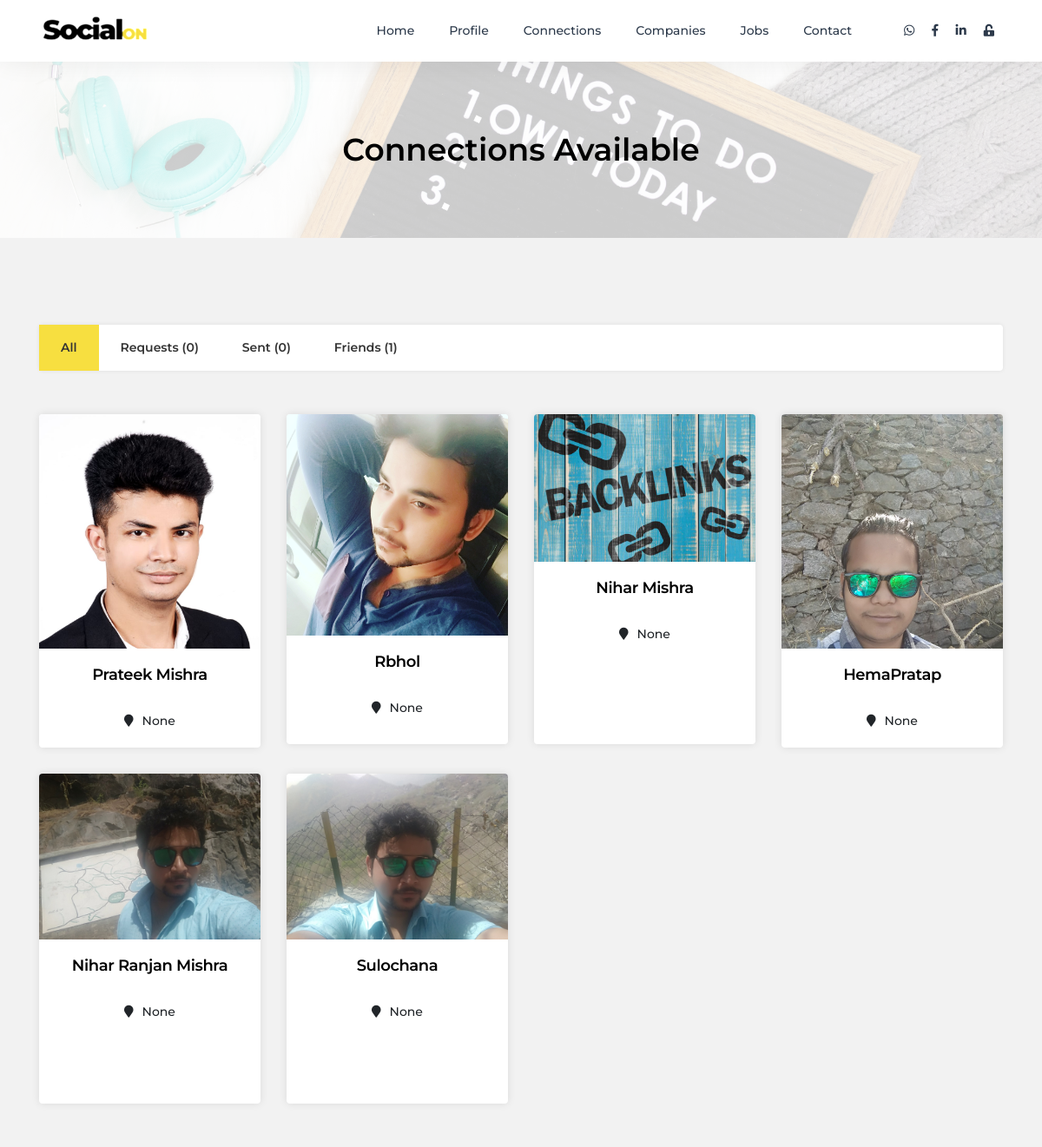
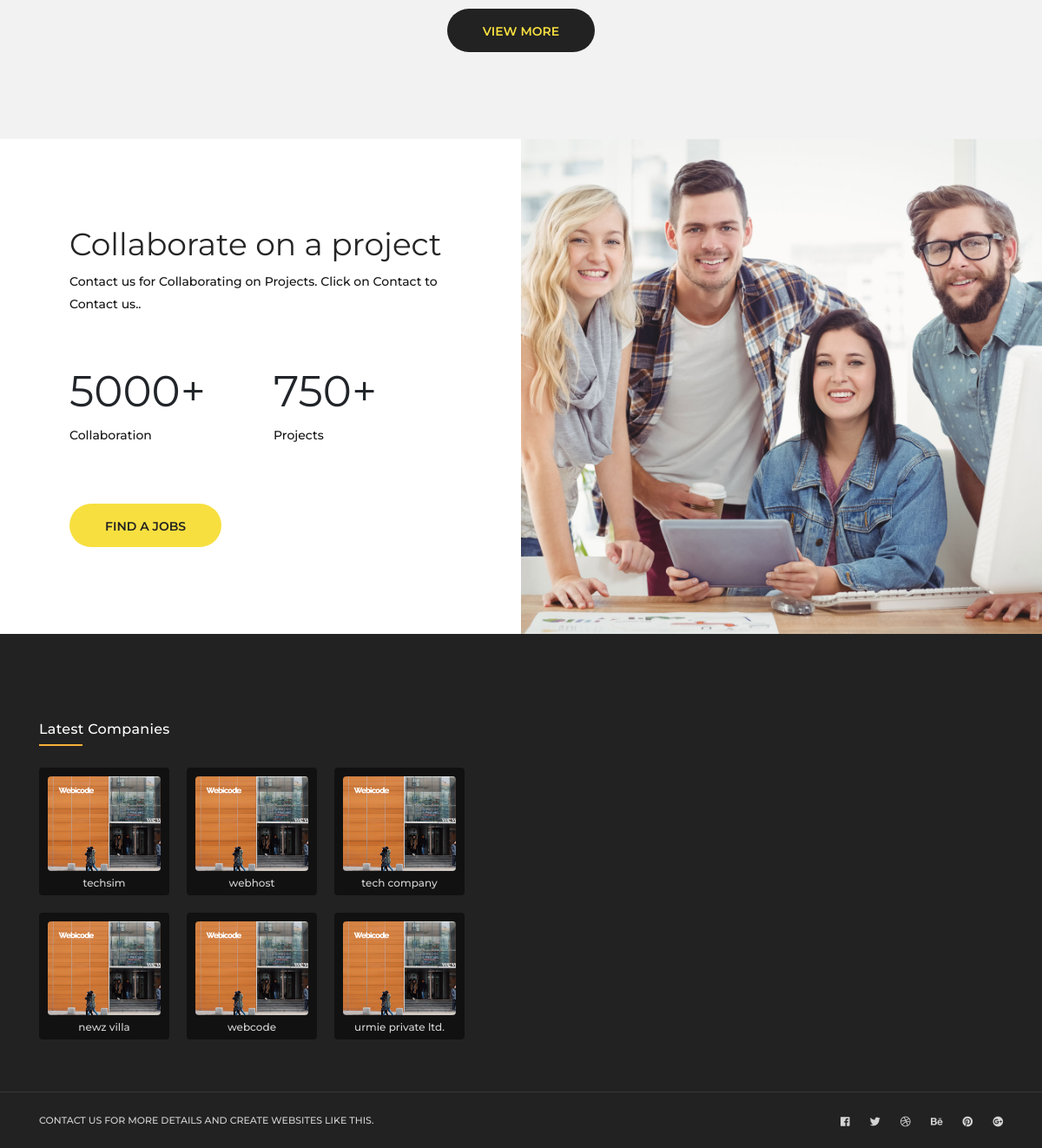
/professional_html/all/ (signed in), run on the app's committed database (2 pictures, top to bottom).
### Connect/models.py (models this page shows, shortened)
class UserDataBase(models.Model):
    usr = models.ForeignKey(User, on_delete=models.CASCADE, null=True, blank=True)
    name = models.CharField(max_length=150, null=True, blank=True)
    user_title = models.CharField(max_length=100, null=True, blank=True)
    email = models.EmailField(null=True, blank=True)
    number = models.IntegerField(null=True, blank=True)
    image = models.ImageField(null=True, blank=True)
    about = models.TextField(null=True, blank=True)
    dob = models.DateField(null=True, blank=True)
    location = models.CharField(max_length=200, null=True, blank=True)
    experience = models.CharField(max_length=150, null=True, blank=True)
    company = models.CharField(max_length=150, null=True, blank=True)
    degree = models.CharField(max_length=150, null=True, blank=True)
    website = models.CharField(max_length=100, null=True, blank=True)
    facebook_ac = models.CharField(max_length=100, null=True, blank=True)
    whatshapp_ac = models.CharField(max_length=100, null=True, blank=True)
    google_ac = models.CharField(max_length=100, null=True, blank=True)
    instagram_ac = models.CharField(max_length=100, null=True, blank=True)
    linkedin_ac = models.CharField(max_length=100, null=True, blank=True)
    class Meta:
        verbose_name = "UserData"
        verbose_name_plural = "UserDataBase"

### Connect/views.py (the view)
# urls.py: path('professional_html/<str:what>/', All_Professional_Html, name="professional_html"),
def All_Professional_Html(request, what):
    if not request.user.is_authenticated:
        return redirect("login")
    logged_in_user = User.objects.get(username=request.user.username)
    me = UserDataBase.objects.get(usr=logged_in_user)
    con_request = Connections.objects.filter(receiver=me, status="Sent")
    con_sent = Connections.objects.filter(sender=me, status="Sent")
    con_friend = Connections.objects.filter(Q(sender=me, status="friend") | Q(receiver=me, status="friend")).order_by( "-date")
    data = ""
    if what == "all":
        data = UserDataBase.objects.all()
    follow_request = User_Follow.objects.filter(followers=me)
    Follow_sent = User_Follow.objects.filter(following=me)
    Dict = {
        "all_users": data, "what": what, "con_request": con_request, "con_sent": con_sent,
        "con_friend": con_friend, "me": me, "follow_request": follow_request, "Follow_sent": Follow_sent
    }
    return render(request, "professionals_html.html", Dict)

### Connect/templates/professionals_html.html (shortened to what this page needs)
{% extends 'base.html' %}
{% load static %}
{% block body %}
  <div id="content">
    <section class="sub-bnr">
      <div class="container">
        <h2>Connections Available</h2>
      </div>
    </section>
    <main class="cd-main-content">
      <section class="padding-top-100 padding-bottom-100">
        <div class="container">
          <div class="cd-tab-filter-wrapper filter-wrapper">
            <div class="cd-tab-filter">
              <ul class="cd-filters">
                {% if what == "all" %}
                    <li class="filter" ><a class="selected" href="{% url 'professional_html' 'all' %}">All</a></li>
                {% else %}
                    <li class="filter" ><a class="" href="{% url 'professional_html' 'all' %}">All</a></li>
                {% endif %}
                {% if what == "myreceived" %}
                    <li class="filter" >
                        <a class="selected" href="{% url 'professional_html' 'myreceived' %}">Requests ({{ con_request.count }})</a>
                    </li>
                {% else %}
                    <li class="filter">
                  <a href="{% url 'professional_html' 'myreceived' %}">Requests ({{ con_request.count }})</a>
                    </li>
                {% endif %}
                <li class="filter" ><a href="{% url 'professional_html' 'Sent' %}">Sent ({{ con_sent.count }})</a></li>
                <li class="filter" ><a href="{% url 'professional_html' 'Friends' %}">Friends ({{ con_friend.count }})</a></li>
              </ul>
            </div>
          </div>
          <section class="cd-gallery">
            <ul>
            {% if what == "all" %}
                {% for p in all_users %}
                    {% if p.usr.username != request.user.username %}
                        <li class="mix">
                            <div class="team-inside">
                              <div class="img-sec"> <img src="{{ p.image.url }}" class="img-responsive" alt="{{ p.name }}" >
                              </div>
                              <div class="txt-sec">
                                <h5><a href="#."> {{ p.name }} </a></h5>
                                 <span><i class="fa fa-map-marker"></i>{{ p.location }}</span> </div>
                            </div>
                          </li>
                    {% endif %}
                {% endfor %}
            {% endif %}
            </ul>
            <div class="clearfix"></div>
            <div class="btn-center margin-top-30 text-center"> <a href="#." class="btn btn-inverse">View More</a> </div>
          </section>
        </div>
      </section>
    </main>
    <section class="bg-white">
      <div class="main-page-section half_left_layout">
        <div class="main-half-layout half_right_layout"> </div>
        <div class="main-half-layout-container half_right_layout">
          <div class="about-us-con">
            <h3>Collaborate on a project</h3>
            <p>Contact us for Collaborating on Projects. Click on Contact to Contact us..</p>
            <ul class="count-info row">
              <li class="col"> <span class="counter">5000</span><span>+</span>
                <p>Collaboration</p>
              </li>
              <li class="col"> <span class="counter">750</span><span>+</span>
                <p>Projects</p>
              </li>
            </ul>
            <a href="{% url 'job_lists' %}" class="btn">Find a Jobs</a> </div>
        </div>
      </div>
    </section>
  </div>
    {% endblock %}

### Connect/templates/base.html (shortened to what this page needs)
<!DOCTYPE html>
<html lang="en">
<head>
    {% load static %}
<link href="{% static 'css/bootstrap.min.css' %}" rel="stylesheet">
<link href="{% static 'css/main.css' %}" rel="stylesheet">
<link href="{% static 'fonts/flaticon.css' %}" rel="stylesheet">
<link href="{% static 'css/style.css' %}" rel="stylesheet">
<link href="{% static 'css/responsive.css' %}" rel="stylesheet">
<link href="{% static 'css/all.min.css' %}" rel="stylesheet">
</head>
<body>
<div id="wrap">
  <header class="sticky">
    <div class="container">
      <div class="logo"> <a href="/"><img class="img-responsive" src="{% static 'images/logo-dark.png' %}" style="height: 30px; " alt="" ></a> </div>
      <nav class="navbar ownmenu navbar-expand-lg" id="nav-resposive">
        <div class="collapse navbar-collapse" id="navbarNav" data-parent="#nav-resposive">
          <ul class="nav">
            <li> <a href="{% url 'home' %}" aria-selected="true">Home</a> </li>
            {% if request.user.is_authenticated %}
              <li> <a href="{% url 'UserProfile' request.user.username %}">Profile</a> </li>
            {% endif %}
            <li> <a href="{% url 'professional_html' 'all' %}" aria-selected="true">Connections</a> </li>
            <li> <a href="{% url 'all_companies' %}" aria-selected="true">Companies</a> </li>
            <li> <a href="{% url 'job_lists' %}" aria-selected="true">Jobs </a> </li>
            <li> <a href="{% url 'contact'%}" aria-selected="true">Contact </a> </li>
        <div class="nav-right">
          <div class="collapse navbar-collapse navbar-expand-lg" id="socialNav" data-parent="#nav-resposive">
            {% if request.user.is_authenticated %}
              <div class="social_icons">
              <ul>
                {% if request.user.userdatabase_set.first.whatshapp_ac %}
                <li><a href="{{request.user.userdatabase_set.first.whatshapp_ac}}"><i class="fab fa-whatsapp"></i></a></li>
                {% endif %}
                {% if request.user.userdatabase_set.first.facebook_ac %}
                <li><a href="{{request.user.userdatabase_set.first.facebook_ac}}"><i class="fab fa-facebook-f"></i></a></li>
                {% endif %}
                {% if request.user.userdatabase_set.first.linkedin_ac %}
                <li><a href="{{request.user.userdatabase_set.first.linkedin_ac}}"><i class="fab fa-linkedin-in"></i></a></li>
                {% endif %}
                {% if request.user.is_authenticated %}
                                <li><a href="{% url 'logout' %}"><i class="fa fa-unlock-alt"></i></a></li>
                {% endif %}
              </ul>
            </div>
              {% endif %}
          </div>
        </div>
      </nav>
    </div>
    <div class="clearfix"></div>
  </header>
  {% block body %}
  {% endblock body %}
  <footer id="footer">
    <div class="footer-wrapper">
      <div class="footer-top">
        <div class="footer-top-wrapper">
          <div class="container">
            <div class="row">
              <div class="col-md-6">
                <div class="block block-companies">
                  <h3 class="block-title">Latest Companies</h3>
                  <div class="block-content">
                    <ul>
                      <li> <a href="{% url 'all_companies' %}"> <img src="{% static 'images/company-img-1.jpg' %}" alt="" class="img-responsive"> TechSim</a></li>
                      <li> <a href="{% url 'all_companies' %}"> <img src="{% static 'images/company-img-1.jpg' %}" alt="" class="img-responsive"> WebHost</a></li>
                      <li> <a href="{% url 'all_companies' %}"> <img src="{% static 'images/company-img-1.jpg' %}" alt="" class="img-responsive"> Tech Company</a></li>
                      <li> <a href="{% url 'all_companies' %}"> <img src="{% static 'images/company-img-1.jpg' %}" alt="" class="img-responsive"> Newz Villa</a></li>
                      <li> <a href="{% url 'all_companies' %}"> <img src="{% static 'images/company-img-1.jpg' %}" alt="" class="img-responsive"> Webcode</a></li>
                      <li> <a href="{% url 'all_companies' %}"> <img src="{% static 'images/company-img-1.jpg' %}" alt="" class="img-responsive"> Urmie Private Ltd.</a></li>
                    </ul>
                  </div>
                </div>
              </div>
            </div>
          </div>
        </div>
      </div>
      <div class="footer-bottom">
        <div class="footer-bottom-wrapper">
          <div class="container">
            <div class="row">
              <div class="col-md-6 copyright">
                <p>Contact us for more details and create Websites <a href="https://webicode.com/"> like this.</a></p>
              </div>
              <div class="col-md-6 social-links">
                <ul class="right">
                  <li><a href="#"><i class="fab fa-facebook"></i></a></li>
                  <li><a href="#"><i class="fab fa-twitter"></i></a></li>
                  <li><a href="#"><i class="fab fa-dribbble"></i></a></li>
                  <li><a href="#"><i class="fab fa-behance"></i></a></li>
                  <li><a href="#"><i class="fab fa-pinterest"></i></a></li>
                  <li><a href="#"><i class="fab fa-google-plus"></i></a></li>
                </ul>
              </div>
            </div>
          </div>
        </div>
      </div>
    </div>
  </footer>
</div>
</body>
</html>

### data on the page
UserDataBase: name "Prateek Mishra", location "None"
UserDataBase: name "Rbhol", location "None"
UserDataBase: name "Nihar Mishra", location "None"
UserDataBase: name "HemaPratap", location "None"
UserDataBase: name "Nihar Ranjan Mishra", location "None"
UserDataBase: name "Sulochana", location "None"

### other printed values
{{ con_request.count }} "0"
{{ con_sent.count }} "0"
{{ con_friend.count }} "1"
